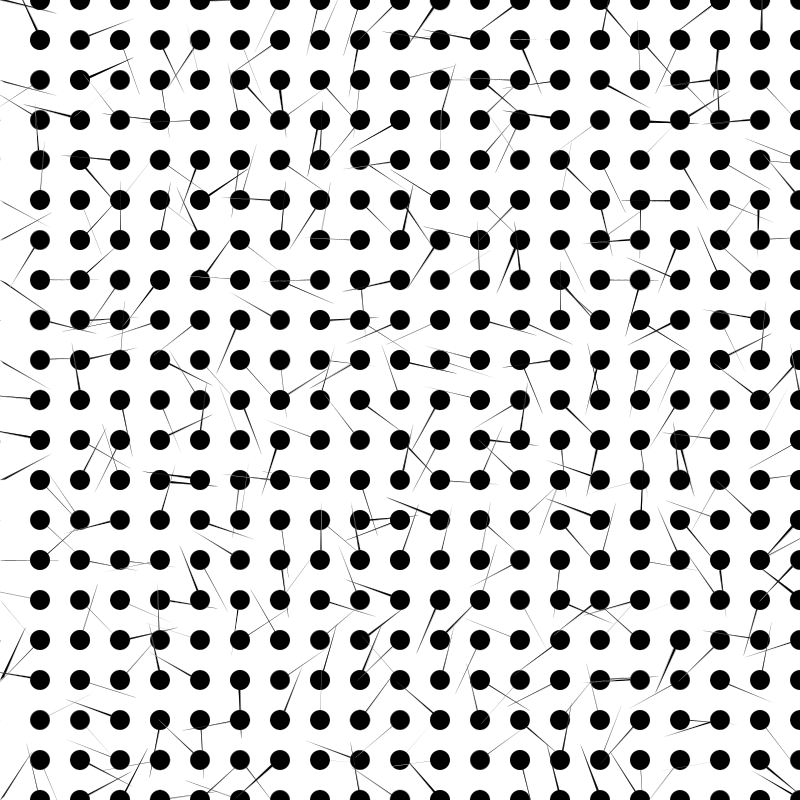
Frame 1 (no input)
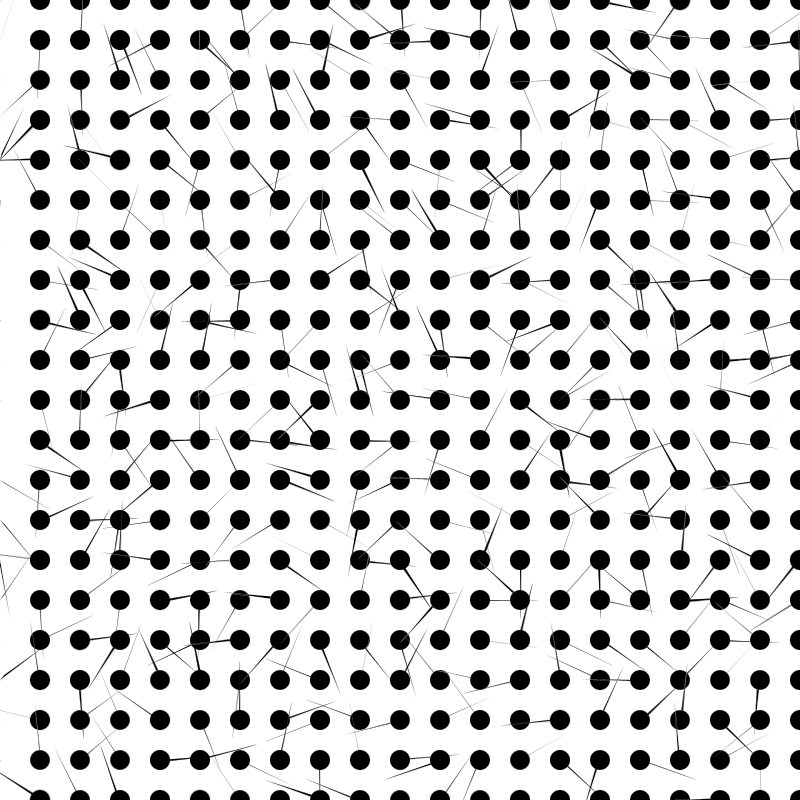
Frame 60 (the mouse pressed at the canvas centre just before this capture)
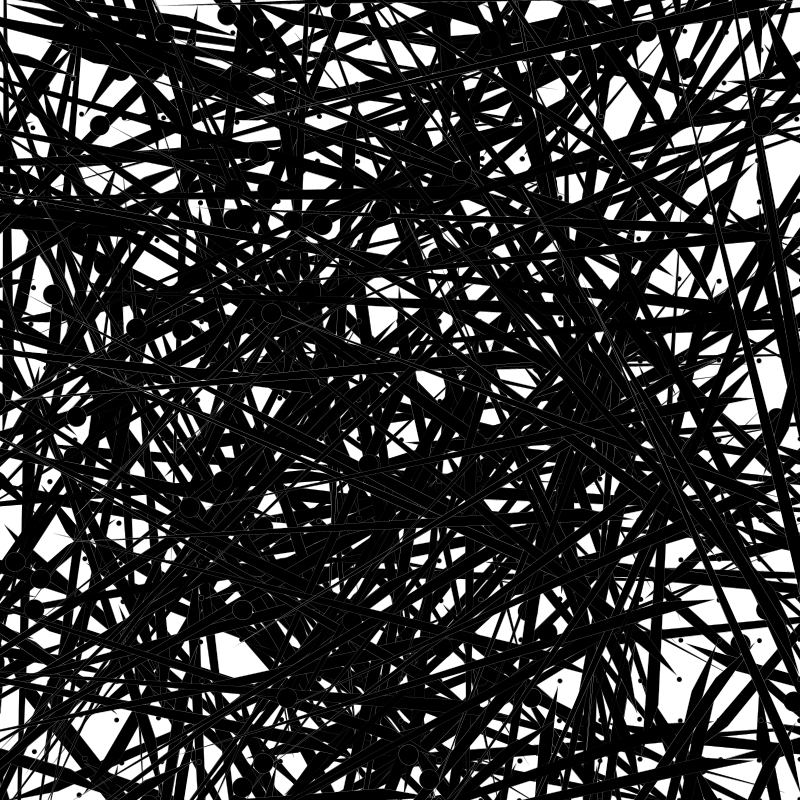
Frame 120 (the mouse held since frame 60 and released just before this capture)

The Processing sketch that drew these frames (run headless with seeded random() and noise(); from frame 60 on, the mouse is pressed at the canvas centre):

// Processing sketch: processing_60028
// ── processing_60028.pde

void setup() {
  size(800,800);
  smooth();
  background(100);
  
 
}
 
 
void draw() {
 background(255);
 fill(noise(282,76,86));

  int x=0;
  int y=0;
  float angle = 3;
 
 for (x = 0;  x <= width; x+=40) {
    for (y= 0; y <= height; y+=40) {
       
      pushMatrix();
      translate(x,y);
     angle = atan2(x,y);
      rotate(random(300));
      float abstand = random(mouseX,mouseY);
      stroke(random(282));
 strokeWeight(.2);
      triangle(30,50,mouseX,mouseY,random(5),5);
      ellipse(abstand/x,abstand/y,5,5);
       ellipse(abstand/angle,abstand,20,20);
     
      popMatrix();
       
  
   

    }
 }
}
